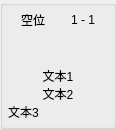
<?xml version="1.0" encoding="UTF-8"?>
<ui version="4.0">
 <class>SubCabInfo</class>
 <widget class="QGroupBox" name="SubCabInfo">
  <property name="geometry">
   <rect>
    <x>0</x>
    <y>0</y>
    <width>116</width>
    <height>129</height>
   </rect>
  </property>
  <layout class="QGridLayout" name="gridLayout">
   <property name="leftMargin">
    <number>5</number>
   </property>
   <property name="topMargin">
    <number>5</number>
   </property>
   <property name="rightMargin">
    <number>5</number>
   </property>
   <property name="bottomMargin">
    <number>5</number>
   </property>
   <property name="spacing">
    <number>0</number>
   </property>
   <item row="0" column="0">
    <widget class="QLabel" name="lb_state">
     <property name="sizePolicy">
      <sizepolicy hsizetype="Preferred" vsizetype="Fixed">
       <horstretch>0</horstretch>
       <verstretch>0</verstretch>
      </sizepolicy>
     </property>
     <property name="text">
      <string>空位</string>
     </property>
     <property name="alignment">
      <set>Qt::AlignCenter</set>
     </property>
    </widget>
   </item>
   <item row="0" column="1">
    <widget class="QLabel" name="lb_post">
     <property name="sizePolicy">
      <sizepolicy hsizetype="Preferred" vsizetype="Fixed">
       <horstretch>0</horstretch>
       <verstretch>0</verstretch>
      </sizepolicy>
     </property>
     <property name="text">
      <string>1 - 1</string>
     </property>
     <property name="alignment">
      <set>Qt::AlignCenter</set>
     </property>
    </widget>
   </item>
   <item row="2" column="0" colspan="2">
    <widget class="QLabel" name="lb_Info01">
     <property name="sizePolicy">
      <sizepolicy hsizetype="Preferred" vsizetype="Fixed">
       <horstretch>0</horstretch>
       <verstretch>0</verstretch>
      </sizepolicy>
     </property>
     <property name="text">
      <string>文本1</string>
     </property>
     <property name="alignment">
      <set>Qt::AlignCenter</set>
     </property>
    </widget>
   </item>
   <item row="1" column="0" colspan="2">
    <widget class="QToolButton" name="photo">
     <property name="sizePolicy">
      <sizepolicy hsizetype="Preferred" vsizetype="Preferred">
       <horstretch>0</horstretch>
       <verstretch>0</verstretch>
      </sizepolicy>
     </property>
     <property name="autoRaise">
      <bool>true</bool>
     </property>
    </widget>
   </item>
   <item row="4" column="0" colspan="2">
    <widget class="QLabel" name="lb_info03">
     <property name="sizePolicy">
      <sizepolicy hsizetype="Preferred" vsizetype="Fixed">
       <horstretch>0</horstretch>
       <verstretch>0</verstretch>
      </sizepolicy>
     </property>
     <property name="text">
      <string>文本3</string>
     </property>
     <property name="alignment">
      <set>Qt::AlignLeading|Qt::AlignLeft|Qt::AlignVCenter</set>
     </property>
    </widget>
   </item>
   <item row="3" column="0" colspan="2">
    <widget class="QLabel" name="lb_info02">
     <property name="sizePolicy">
      <sizepolicy hsizetype="Preferred" vsizetype="Fixed">
       <horstretch>0</horstretch>
       <verstretch>0</verstretch>
      </sizepolicy>
     </property>
     <property name="text">
      <string>文本2</string>
     </property>
     <property name="alignment">
      <set>Qt::AlignCenter</set>
     </property>
    </widget>
   </item>
  </layout>
 </widget>
 <resources/>
 <connections/>
</ui>
